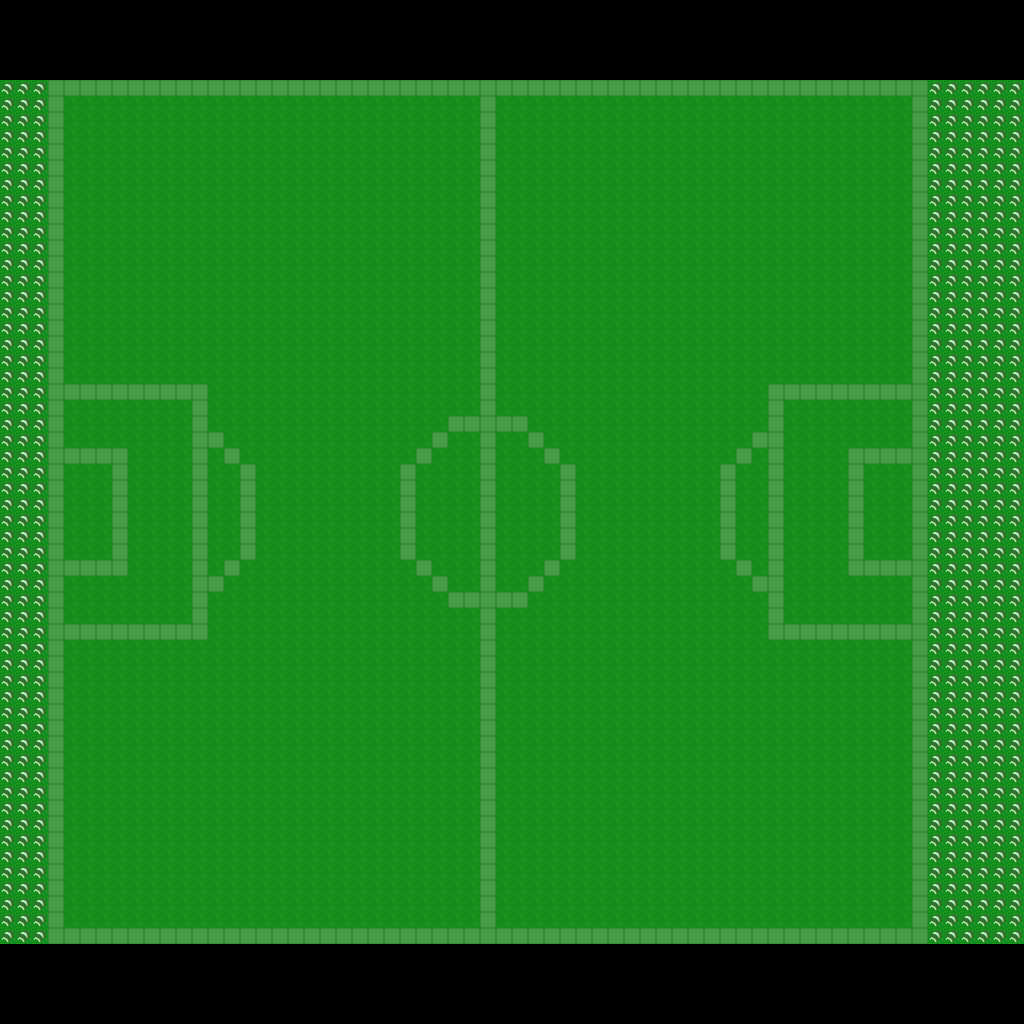

A level layout from a 2D game, rendered from its tile map. Below: a short description, then the map file with tile-grid data replaced by summaries:
An orthogonal 64x64 tile map with 16x16 px tiles, 1 tile layer (base), 1 hidden layer not drawn.

<map version="1.10" tiledversion="1.12.1" orientation="orthogonal" renderorder="right-down" width="64" height="64" tilewidth="16" tileheight="16" infinite="0" nextlayerid="3" nextobjectid="1">
 <tileset firstgid="1" source="../classiciphone_pics4.tsx" />
 <layer id="1" name="base" width="64" height="64">
  <data>[4096 cells, 3456 non-empty, 4 distinct tile ids]</data>
 </layer>
 <layer id="2" name="collision" width="64" height="64" visible="0">
  <properties><property name="collision" value="true" /></properties>
  <data>[4096 cells, 0 non-empty, 0 distinct tile ids]</data>
 </layer>
</map>
